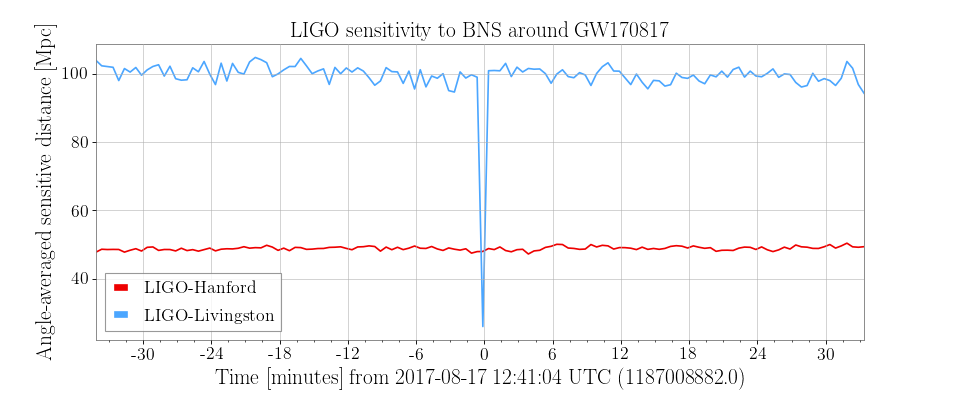

Python code for this plot:
plot = h1range.plot(
    label='LIGO-Hanford', color='gwpy:ligo-hanford', figsize=(12, 5))
ax = plot.gca()
ax.plot(l1range, label='LIGO-Livingston', color='gwpy:ligo-livingston')
ax.set_ylabel('Angle-averaged sensitive distance [Mpc]')
ax.set_title('LIGO sensitivity to BNS around GW170817')
ax.set_epoch(1187008882)  # <- set 0 on plot to GW170817
ax.legend()
plot.show()
